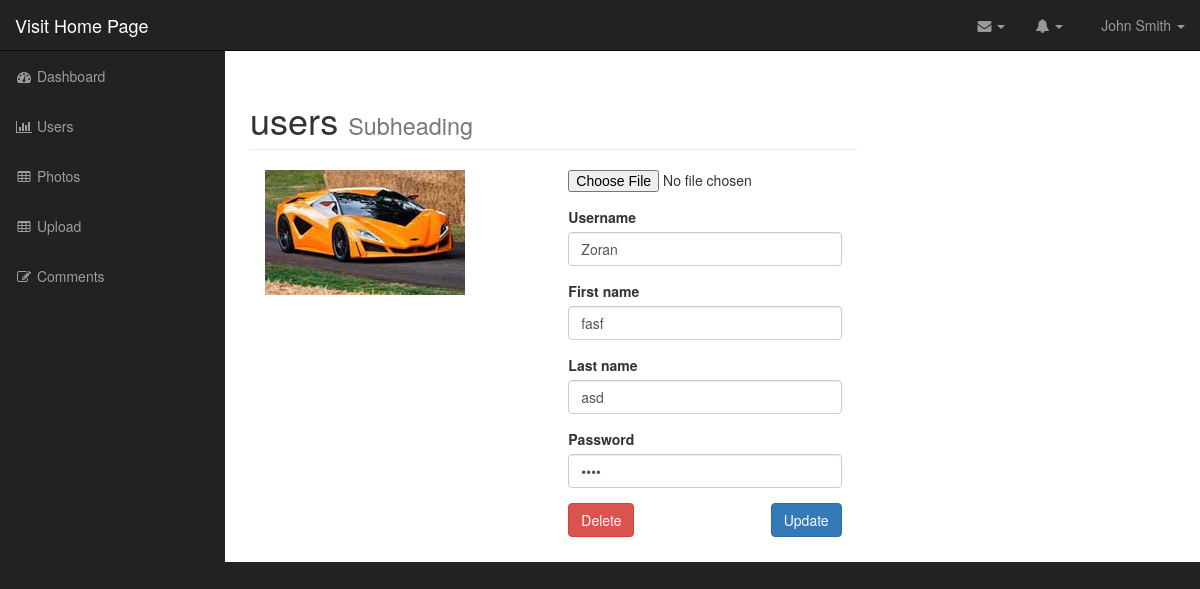
/admin/edit_user.php?id=43 (signed in), run on the app's committed database.
### tables this page shows
CREATE TABLE IF NOT EXISTS `users` (
  `id` int(110) NOT NULL AUTO_INCREMENT,
  `username` varchar(255) NOT NULL,
  `password` varchar(255) NOT NULL,
  `first_name` varchar(255) NOT NULL,
  `last_name` varchar(255) NOT NULL,
  `user_image` varchar(255) NOT NULL,
  PRIMARY KEY (`id`)
);

### admin/includes/database.php (called while the page is built, shortened)
<?php
class Database {
public $connection;
public function open_db_connection(){
$this->connection= new mysqli(DB_HOST,DB_user,DB_PASS,DB_NAME);
}
public function query($sql){
$result=$this->connection->query($sql);
return $result;
}
}
$database=new Database();
?>

### admin/includes/db_object.php (called while the page is built, shortened)
<?php
class Db_Object{
protected static $db_table = "users";
public static function Find_By_Id($id){
$the_result_array=static::Find_By_Query("SELECT * FROM ".static::$db_table. " WHERE id=$id LIMIT 1");
return !empty($the_result_array) ? array_shift($the_result_array) : false;
}
public static function Find_By_Query($sql){
global $database;
$result_set = $database->query($sql);
$the_object_array = array();
while($row=mysqli_fetch_array($result_set))
{
    $the_object_array[] = static::Instantation($row);
}
return $the_object_array;
}
public static function Instantation($found_user)
{
    $objekat= new $calling_class;
    foreach($found_user as $key => $value){
        if($objekat->Has_The_Attribute($key)){
         $objekat->$key=$value;
        }
    }
    return $objekat;
}
private function Has_The_Attribute($atribut){
    $object_properties = get_object_vars($this);
    return array_key_exists($atribut,$object_properties);
 }
}
?>

### admin/includes/user.php (called while the page is built, shortened)
<?php
class User extends Db_Object{
public $user_image;
public $upload_directory = "images";
public $image_placeholder= "http://placehold.it/400x400&text=image";
public function Image_Path_And_Placeholder(){
    return empty($this->user_image) ? $this->image_placeholder : $this->upload_directory.DS.$this->user_image;
}
}

### admin/edit_user.php (the view, shortened to what this page needs)
<?php include("includes/header.php"); ?>
<?php
    $user= User::Find_By_Id($_GET['id']);
?>
        <nav class="navbar navbar-inverse navbar-fixed-top" role="navigation">
           <?PHP include("includes/top_nav.php")?>
           <?PHP include("includes/side_nav.php")?>
        </nav>
        <div id="page-wrapper">
    <div class="container-fluid">
                <div class="row">
                    <div class="col-lg-8">
                        <h1 class="page-header">users
                        <small>Subheading</small>
                        </h1>
                        <div class="col-md-6">
                        <img class="img-responsive" src="<?php echo $user->Image_Path_And_Placeholder(); ?>" alt=""></img>
                        </div>
                        <form action="" method="post" enctype="multipart/form-data">
                        <div class="col-md-6">
                        <div class="form-group">
                    <input type="file" name="user_image">
                    </div>
                    <div class="form-group">
                    <label for="username">Username</label>
                    <input type="text" name="username" class="form-control" value="<?php echo $user->username?>">
                    </div>
                    <div class="form-group">
                    <label for="first_name">First name</label>
                    <input type="text" name="first_name" class="form-control" value="<?php echo $user->first_name?>">
                    </div>
                    <div class="form-group">
                    <label for="last_name">Last name</label>
                    <input type="text" name="last_name" class="form-control" value="<?php echo $user->last_name?>">
                    </div>
                    <div class="form-group">
                    <label for="password">Password</label>
                    <input type="password" name="password" class="form-control" value="<?php echo $user->password?>">
                    </div>
                    <div class="form-group">
                    <a class="btn btn-danger" href="delete_user.php?id=<?php echo $user->id?>">Delete</a>
                    <input type="submit" name="update" class="btn btn-primary pull-right" value="Update">
                    </div>
                        </div>
                        </div>
                    </div>
                </div>
            </div>
        </div>
  <?php include("includes/footer.php"); ?>

### admin/css/sb-admin.css (style rules this page uses)
body { margin-top: 100px; background-color: #222; }
@media (min-width:768px) { body { margin-top: 50px; } }
#page-wrapper { width: 100%; padding: 0; background-color: #fff; }
@media (min-width:768px) { #page-wrapper { padding: 10px; } }

### data on the page
users: user_image (picture), username "Zoran", first_name "fasf", last_name "asd"
